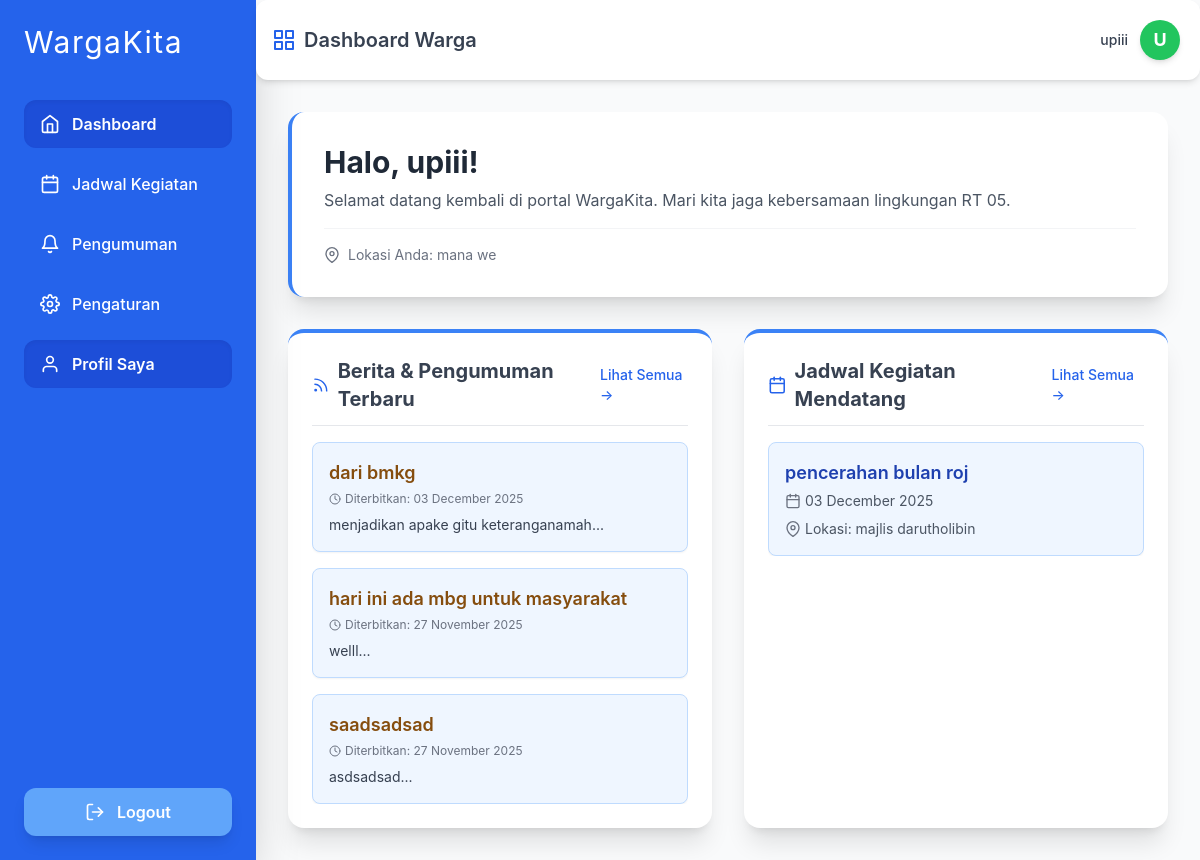
The page /jadwalin/public/dashboard_user.php on the database its author committed.
### tables this page shows
CREATE TABLE `warga` (
  `id` int(10) NOT NULL,
  `nama` varchar(255) NOT NULL,
  `status` enum('warga','warga pendatang') DEFAULT NULL,
  `alamat` varchar(50) NOT NULL,
  `no_telepon` int(100) NOT NULL
);

CREATE TABLE `pengumuman` (
  `id` int(10) NOT NULL,
  `judul` varchar(255) NOT NULL,
  `keterangan` varchar(255) NOT NULL,
  `tanggal_publikasi` date NOT NULL
);

CREATE TABLE `jadwal` (
  `id` int(200) NOT NULL,
  `tanggal` date NOT NULL,
  `acara` varchar(20) NOT NULL,
  `keterangan` varchar(255) NOT NULL,
  `lokasi` varchar(100) NOT NULL
);

### jadwalin/public/dashboard_user.php (the view, shortened to what this page needs)
<?php
include '../koneksi/koneksi.php';
$alamat = "Alamat tidak tersedia";
$pengumuman_data = [];
$kegiatan_data = [];
if ($koneksi) {
    $user_id_dummy = 1;
    $user_query = "SELECT nama, alamat FROM warga WHERE id = '$user_id_dummy'";
    $user_result = mysqli_query($koneksi, $user_query);
    if ($user_result && $user_data = mysqli_fetch_assoc($user_result)) {
        $nama_warga = htmlspecialchars($user_data['nama']);
        $alamat = htmlspecialchars($user_data['alamat']);
    } else {
        $nama_warga = "Pengguna Tidak Dikenal";
        $alamat = "RT/RW belum terdaftar";
    }
    $pengumuman_query = "SELECT judul, tanggal_publikasi, LEFT(keterangan, 150) AS ringkasan
                         FROM pengumuman
                         ORDER BY tanggal_publikasi DESC
                         LIMIT 3";
    $pengumuman_result = mysqli_query($koneksi, $pengumuman_query);
    if ($pengumuman_result) {
        while ($row = mysqli_fetch_assoc($pengumuman_result)) {
            $pengumuman_data[] = $row;
        }
    }
    $kegiatan_query = "SELECT acara, tanggal, lokasi
                       FROM jadwal
                       WHERE tanggal >= CURDATE()
                       ORDER BY tanggal ASC
                       LIMIT 3";
    $kegiatan_result = mysqli_query($koneksi, $kegiatan_query);
    if ($kegiatan_result) {
        while ($row = mysqli_fetch_assoc($kegiatan_result)) {
            $kegiatan_data[] = $row;
        }
    }
}
$inisial = strtoupper(substr($nama_warga, 0, 1));
?>
<!DOCTYPE html>
<html lang="en">
<head>
    <script src="https://cdn.tailwindcss.com"></script>
</head>
<body class="bg-gray-50 flex min-h-screen">
    <div class="w-64 min-h-screen bg-blue-600 p-6 shadow-2xl fixed flex flex-col justify-between">
        <div>
            <h1 class="text-3xl font-poppins text-white mb-10 tracking-wider">WargaKita
            </h1>
            <ul class="space-y-3">
                <li>
                    <a href="../public/dashboard_user.php"
                        class="flex items-center gap-3 py-3 px-4 rounded-xl bg-blue-700 text-white font-semibold shadow-inner transition duration-200">
                        <i data-feather="home" class="w-5 h-5"></i>
                        Dashboard
                    </a>
                </li>
                <li>
                    <a href="../public/jadwal_user.php"
                        class="flex items-center gap-3 py-3 px-4 rounded-xl text-white font-medium hover:bg-blue-700 transition duration-200">
                        <i data-feather="calendar" class="w-5 h-5"></i>
                        Jadwal Kegiatan
                    </a>
                </li>
                <li>
                    <a href="../public/pengumuman_user.php"
                        class="flex items-center gap-3 py-3 px-4 rounded-xl text-white font-medium hover:bg-blue-700 transition duration-200">
                        <i data-feather="bell" class="w-5 h-5"></i>
                        Pengumuman
                    </a>
                </li>
                <li>
                    <a href="../pengaturan/pengaturan_user.php"
                        class="flex items-center gap-3 py-3 px-4 rounded-xl text-white font-medium hover:bg-blue-700 transition duration-200">
                        <i data-feather="settings" class="w-5 h-5"></i>
                        Pengaturan
                    </a>
                </li>
                 <li>
                    <a href="../profil/profil_user.php"
                        class="flex items-center gap-3 py-3 px-4 rounded-xl bg-blue-700 text-white font-semibold shadow-inner transition duration-200">
                        <i data-feather="user" class="w-5 h-5"></i>
                        Profil Saya
                    </a>
                </li>
            </ul>
        </div>
        <a href="../aksi/logout.php"
            class="flex items-center gap-3 py-3 px-4 rounded-xl bg-blue-400 text-white font-semibold hover:bg-red-500 transition duration-200 justify-center shadow-lg">
            <i data-feather="log-out" class="w-5 h-5"></i>
            Logout
        </a>
    </div>
    <div class="ml-64 w-full flex flex-col">
        <header
            class="bg-white shadow-md p-4 flex justify-between items-center sticky top-0 z-10 w-full rounded-xl mb-8">
            <div class="flex items-center gap-2 text-xl font-semibold text-gray-700">
                <span class="text-blue-600">
                    <i data-feather="grid" class="w-6 h-6"></i>
                </span>
                Dashboard Warga
            </div>
            <a href="../profil/profil_user.php"
                class="flex items-center gap-3 group hover:bg-gray-100 p-1 rounded-full transition duration-200 cursor-pointer">
                <span class="text-sm font-medium text-gray-700 group-hover:text-gray-900 transition duration-200">
                    <?= $nama_warga ?>
                </span>
                <div
                    class="w-10 h-10 bg-green-500 text-white rounded-full flex items-center justify-center font-bold text-lg shadow-md">
                    <?= $inisial ?>
                </div>
            </a>
        </header>
        <div class="p-8 pt-0 flex-grow space-y-8">
            <div class="bg-white p-8 rounded-2xl shadow-xl border-l-4 border-blue-500">
                <h2 class="text-3xl font-bold text-gray-800 mb-2">Halo, <?= $nama_warga ?>!</h2>
                <p class="text-gray-600">Selamat datang kembali di portal WargaKita. Mari kita jaga kebersamaan
                    lingkungan RT 05.</p>
                <div class="mt-4 pt-4 border-t border-gray-100 flex items-center gap-2 text-sm text-gray-500">
                    <i data-feather="map-pin" class="w-4 h-4 text-gray-500"></i>
                    Lokasi Anda: <?= $alamat ?>
                </div>
            </div>
            <div class="grid grid-cols-1 lg:grid-cols-2 gap-8">
                <div class="bg-white p-6 rounded-2xl shadow-xl border-t-4 border-blue-500">
                    <div class="flex justify-between items-center mb-4 border-b pb-3">
                        <h3 class="text-xl font-bold text-gray-700 flex items-center gap-2">
                            <i data-feather="rss" class="w-5 h-5 text-blue-600"></i>
                            Berita & Pengumuman Terbaru
                        </h3>
                        <a href="../public/pengumuman_user.php"
                            class="text-sm text-blue-600 hover:text-blue-800 font-medium transition duration-200">Lihat
                            Semua &rarr;</a>
                    </div>
                    <div class="space-y-4 max-h-96 overflow-y-auto">
                        <?php if (count($pengumuman_data) > 0): ?>
                            <?php foreach ($pengumuman_data as $p): ?>
                                <div
                                    class="p-4 bg-blue-50 rounded-lg border border-blue-200 shadow-sm hover:shadow-md transition duration-200">
                                    <h4 class="text-lg font-semibold text-yellow-800 mb-1"><?= htmlspecialchars($p['judul']) ?>
                                    </h4>
                                    <p class="text-xs text-gray-500 mb-2 flex items-center gap-1">
                                        <i data-feather="clock" class="w-3 h-3"></i>
                                        Diterbitkan: <?= date("d F Y", strtotime($p['tanggal_publikasi'])) ?>
                                    </p>
                                    <p class="text-gray-700 text-sm line-clamp-2"><?= htmlspecialchars($p['ringkasan']) ?>...
                                    </p>
                                </div>
                            <?php endforeach; ?>
                        <?php else: ?>
                            <p class="text-gray-500 italic text-center py-4">Belum ada pengumuman terbaru saat ini.</p>
                        <?php endif; ?>
                    </div>
                </div>
                <div class="bg-white p-6 rounded-2xl shadow-xl border-t-4 border-blue-500">
                    <div class="flex justify-between items-center mb-4 border-b pb-3">
                        <h3 class="text-xl font-bold text-gray-700 flex items-center gap-2">
                            <i data-feather="calendar" class="w-5 h-5 text-blue-600"></i>
                            Jadwal Kegiatan Mendatang
                        </h3>
                        <a href="../public/jadwal_user.php"
                            class="text-sm text-blue-600 hover:text-blue-800 font-medium transition duration-200">Lihat
                            Semua &rarr;</a>
                    </div>
                    <div class="space-y-4 max-h-96 overflow-y-auto">
                        <?php if (count($kegiatan_data) > 0): ?>
                            <?php foreach ($kegiatan_data as $k): ?>
                                <div
                                    class="p-4 bg-blue-50 rounded-lg border border-blue-200 shadow-sm hover:shadow-md transition duration-200">
                                    <h4 class="text-lg font-semibold text-blue-800 mb-1"><?= htmlspecialchars($k['acara']) ?>
                                    </h4>
                                    <div class="grid grid-cols-1 gap-2 text-sm text-gray-600">
                                        <p class="flex items-center gap-1">
                                            <i data-feather="calendar" class="w-4 h-4 text-gray-500"></i>
                                            <?= date("d F Y", strtotime($k['tanggal'])) ?>
                                        </p>
                                        <p class="flex items-center gap-1">
                                            <i data-feather="map-pin" class="w-4 h-4 text-gray-500"></i>
                                            Lokasi: <?= htmlspecialchars($k['lokasi']) ?>
                                        </p>
                                    </div>
                                </div>
                            <?php endforeach; ?>
                        <?php else: ?>
                            <p class="text-gray-500 italic text-center py-4">Tidak ada jadwal kegiatan mendatang yang
                                tercatat.</p>
                        <?php endif; ?>
                    </div>
                </div>
            </div>
        </div>
    </div>
</body>
</html>

### jadwalin/public/dashboard_user.php (style rules this page uses)
body { font-family: 'Inter', sans-serif; }

### rows shown on the page
warga: nama "upiii", nama "U", alamat "mana we"
pengumuman: judul "dari bmkg", tanggal_publikasi "03 December 2025", ringkasan "menjadikan apake gitu keteranganamah"
pengumuman: judul "hari ini ada mbg untuk masyarakat", tanggal_publikasi "27 November 2025", ringkasan "welll"
pengumuman: judul "saadsadsad", tanggal_publikasi "27 November 2025", ringkasan "asdsadsad"
jadwal: acara "pencerahan bulan roj", tanggal "03 December 2025", lokasi "majlis darutholibin"
